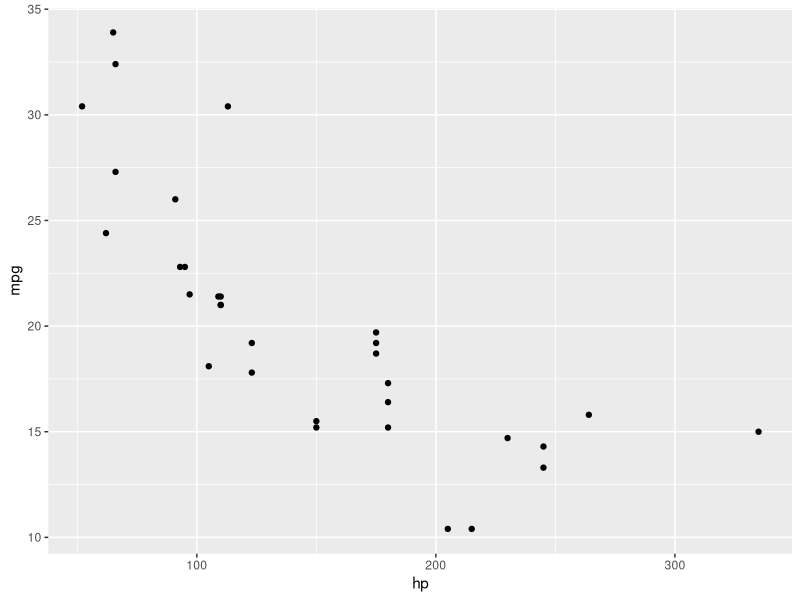
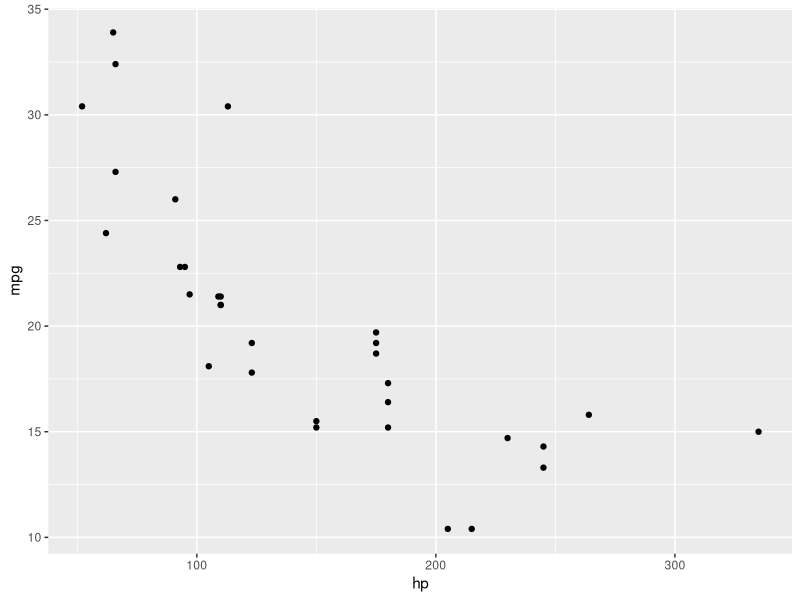

Generate these figures, in order, with R:
library(ggplot2)

ggplot(data = mtcars, aes(x=hp, y=mpg)) +
  geom_point()

ggsave(filename = "mtcars.pdf", path = paste0(getwd(),"/reports"))
